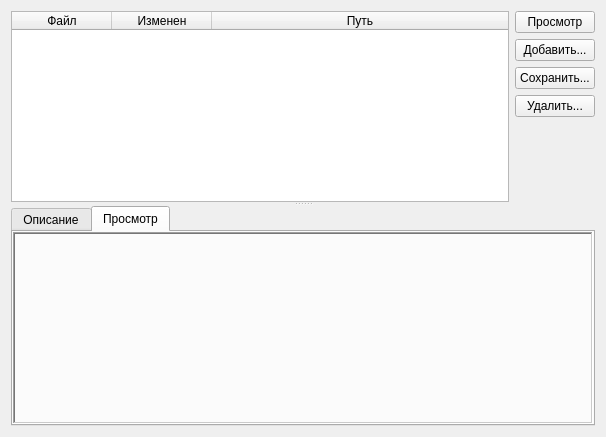
<?xml version="1.0" encoding="UTF-8"?>
<ui version="4.0">
 <class>FilesPage</class>
 <widget class="QWidget" name="FilesPage">
  <property name="geometry">
   <rect>
    <x>0</x>
    <y>0</y>
    <width>606</width>
    <height>437</height>
   </rect>
  </property>
  <property name="windowTitle">
   <string>Form</string>
  </property>
  <layout class="QVBoxLayout" name="verticalLayout_5">
   <item>
    <widget class="QSplitter" name="splitter">
     <property name="orientation">
      <enum>Qt::Vertical</enum>
     </property>
     <property name="childrenCollapsible">
      <bool>false</bool>
     </property>
     <widget class="QWidget" name="layoutWidget">
      <layout class="QHBoxLayout" name="hLay">
       <property name="sizeConstraint">
        <enum>QLayout::SetDefaultConstraint</enum>
       </property>
       <item>
        <layout class="QVBoxLayout" name="layFiles">
         <item>
          <widget class="QTableWidget" name="filesTable">
           <property name="baseSize">
            <size>
             <width>0</width>
             <height>100</height>
            </size>
           </property>
           <property name="editTriggers">
            <set>QAbstractItemView::NoEditTriggers</set>
           </property>
           <property name="tabKeyNavigation">
            <bool>false</bool>
           </property>
           <property name="selectionBehavior">
            <enum>QAbstractItemView::SelectRows</enum>
           </property>
           <attribute name="horizontalHeaderStretchLastSection">
            <bool>true</bool>
           </attribute>
           <attribute name="verticalHeaderDefaultSectionSize">
            <number>19</number>
           </attribute>
           <column>
            <property name="text">
             <string>Файл</string>
            </property>
           </column>
           <column>
            <property name="text">
             <string>Изменен</string>
            </property>
           </column>
           <column>
            <property name="text">
             <string>Путь</string>
            </property>
           </column>
          </widget>
         </item>
        </layout>
       </item>
       <item>
        <layout class="QVBoxLayout" name="verticalLayout_2">
         <item>
          <widget class="QPushButton" name="viewBtn">
           <property name="text">
            <string>Просмотр</string>
           </property>
          </widget>
         </item>
         <item>
          <widget class="QPushButton" name="addBtn">
           <property name="text">
            <string>Добавить...</string>
           </property>
           <property name="icon">
            <iconset resource="resources/tracks.qrc">
             <normaloff>:/images/edit_add.png</normaloff>:/images/edit_add.png</iconset>
           </property>
          </widget>
         </item>
         <item>
          <widget class="QPushButton" name="saveBtn">
           <property name="text">
            <string>Сохранить...</string>
           </property>
           <property name="icon">
            <iconset resource="resources/tracks.qrc">
             <normaloff>:/images/filesave.png</normaloff>:/images/filesave.png</iconset>
           </property>
          </widget>
         </item>
         <item>
          <widget class="QPushButton" name="delBtn">
           <property name="text">
            <string>Удалить...</string>
           </property>
           <property name="icon">
            <iconset resource="resources/tracks.qrc">
             <normaloff>:/images/edit-delete.png</normaloff>:/images/edit-delete.png</iconset>
           </property>
           <property name="flat">
            <bool>false</bool>
           </property>
          </widget>
         </item>
         <item>
          <spacer name="verticalSpacer">
           <property name="orientation">
            <enum>Qt::Vertical</enum>
           </property>
           <property name="sizeHint" stdset="0">
            <size>
             <width>20</width>
             <height>40</height>
            </size>
           </property>
          </spacer>
         </item>
        </layout>
       </item>
      </layout>
     </widget>
     <widget class="QTabWidget" name="tabWidget">
      <property name="currentIndex">
       <number>1</number>
      </property>
      <widget class="QWidget" name="tabDescr">
       <attribute name="title">
        <string>Описание</string>
       </attribute>
       <layout class="QVBoxLayout" name="verticalLayout_4">
        <property name="margin">
         <number>0</number>
        </property>
        <item>
         <widget class="QTextEdit" name="fileDescrEdit">
          <property name="readOnly">
           <bool>true</bool>
          </property>
         </widget>
        </item>
       </layout>
      </widget>
      <widget class="QWidget" name="tabPreview">
       <attribute name="title">
        <string>Просмотр</string>
       </attribute>
       <layout class="QVBoxLayout" name="verticalLayout">
        <property name="margin">
         <number>0</number>
        </property>
        <item>
         <widget class="QFrame" name="previewFrame">
          <property name="sizePolicy">
           <sizepolicy hsizetype="Preferred" vsizetype="MinimumExpanding">
            <horstretch>0</horstretch>
            <verstretch>1</verstretch>
           </sizepolicy>
          </property>
          <property name="frameShape">
           <enum>QFrame::WinPanel</enum>
          </property>
          <property name="frameShadow">
           <enum>QFrame::Sunken</enum>
          </property>
          <layout class="QVBoxLayout" name="verticalLayout_3">
           <property name="margin">
            <number>0</number>
           </property>
          </layout>
         </widget>
        </item>
       </layout>
      </widget>
     </widget>
    </widget>
   </item>
  </layout>
  <action name="actionSaveFileAs">
   <property name="text">
    <string>Сохранить файл...</string>
   </property>
  </action>
 </widget>
 <resources>
  <include location="resources/tracks.qrc"/>
  <include location="resources/tracks.qrc"/>
 </resources>
 <connections/>
</ui>
